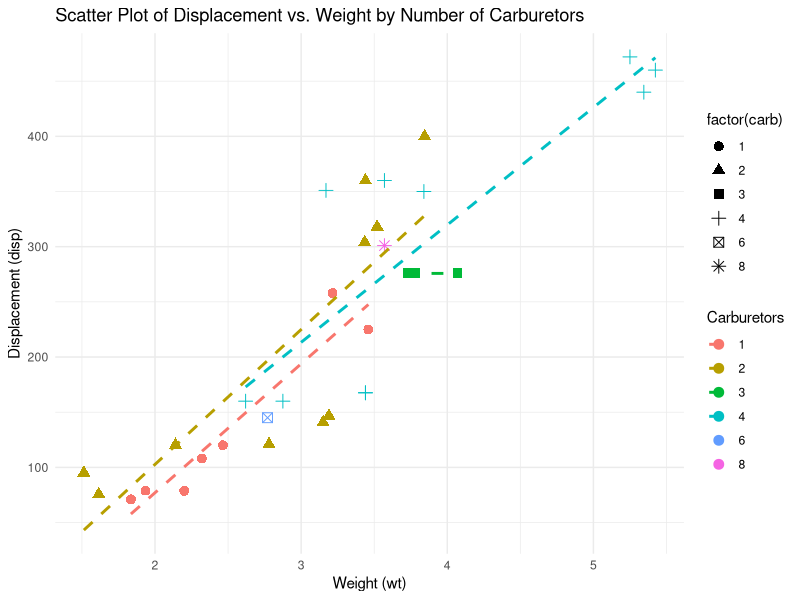

Write R code to recreate this figure.
# Load the ggplot2 library
library(ggplot2)

# Create a scatter plot of 'displacement' versus 'weight'
ggplot(mtcars, aes(x = wt, y = disp, color = factor(carb), shape = factor(carb))) +
  geom_point(size=3) +  # Scatter plot
  geom_smooth(method = "lm", se = FALSE, linetype = "dashed") +  # Add a linear trendline
  labs(
    title = "Scatter Plot of Displacement vs. Weight by Number of Carburetors",
    x = "Weight (wt)",
    y = "Displacement (disp)"
  ) +
  scale_color_discrete(name = "Carburetors") +  # Legend title for colors
  scale_size_discrete(name = "Carburetors") +   # Legend title for sizes
  theme_minimal()

